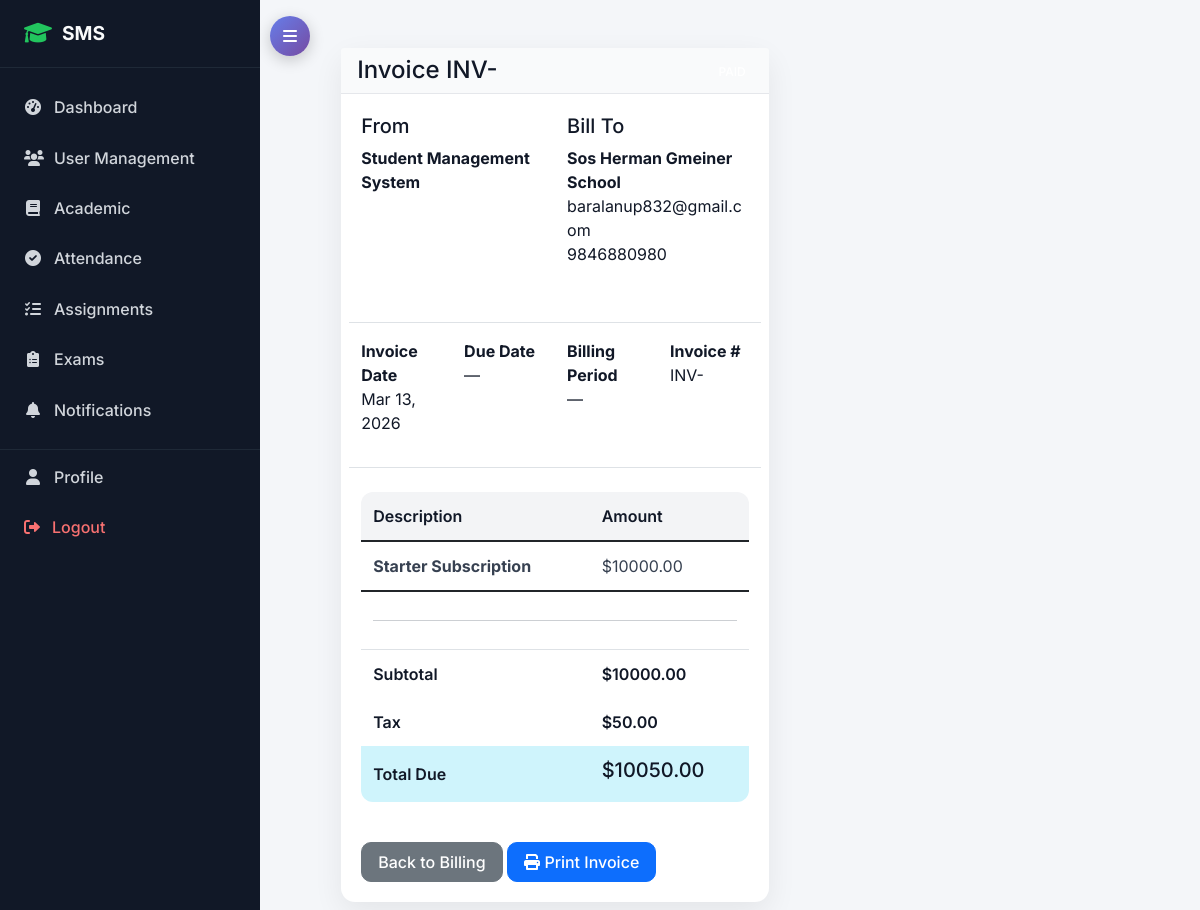
/billing/invoices/1/ (signed in), run on the app's committed database.
### saas/models.py (models this page shows, shortened)
class Invoice(models.Model):
    STATUS_CHOICES = (
        ('draft', 'Draft'),
        ('pending', 'Pending'),
        ('paid', 'Paid'),
        ('failed', 'Failed'),
        ('cancelled', 'Cancelled'),
    )
    organization = models.ForeignKey(Organization, on_delete=models.CASCADE, related_name='invoices')
    subscription = models.ForeignKey(Subscription, on_delete=models.SET_NULL, related_name='invoices', null=True, blank=True)
    invoice_number = models.CharField(max_length=50, unique=True)
    status = models.CharField(max_length=20, choices=STATUS_CHOICES, default='draft')
    amount = models.DecimalField(max_digits=10, decimal_places=2)
    tax = models.DecimalField(max_digits=10, decimal_places=2, default=Decimal('0.00'))
    total_amount = models.DecimalField(max_digits=10, decimal_places=2)
    issued_at = models.DateTimeField(default=timezone.now)
    due_date = models.DateField(blank=True, null=True)
    paid_at = models.DateTimeField(blank=True, null=True)
    billing_period_start = models.DateField(blank=True, null=True)
    billing_period_end = models.DateField(blank=True, null=True)
    description = models.TextField(blank=True)
    external_invoice_id = models.CharField(max_length=120, blank=True)
    created_at = models.DateTimeField(auto_now_add=True)
    updated_at = models.DateTimeField(auto_now=True)
    class Meta:
        ordering = ['-issued_at']
        unique_together = ('organization', 'invoice_number')

class Organization(models.Model):
    name = models.CharField(max_length=200)
    slug = models.SlugField(unique=True)
    subdomain = models.SlugField(unique=True, blank=True, null=True)
    contact_email = models.EmailField(blank=True)
    phone = models.CharField(max_length=20, blank=True)
    is_active = models.BooleanField(default=True)
    created_at = models.DateTimeField(auto_now_add=True)
    updated_at = models.DateTimeField(auto_now=True)
    class Meta:
        ordering = ['name']

class Subscription(models.Model):
    STATUS_CHOICES = (
        ('trial', 'Trial'),
        ('active', 'Active'),
        ('past_due', 'Past Due'),
        ('suspended', 'Suspended'),
        ('canceled', 'Canceled'),
    )
    organization = models.ForeignKey(Organization, on_delete=models.CASCADE, related_name='subscriptions')
    plan = models.ForeignKey(SubscriptionPlan, on_delete=models.PROTECT, related_name='subscriptions')
    status = models.CharField(max_length=20, choices=STATUS_CHOICES, default='trial')
    starts_at = models.DateTimeField(default=timezone.now)
    current_period_end = models.DateTimeField(blank=True, null=True)
    trial_ends_at = models.DateTimeField(blank=True, null=True)
    cancel_at_period_end = models.BooleanField(default=False)
    external_customer_id = models.CharField(max_length=120, blank=True)
    external_subscription_id = models.CharField(max_length=120, blank=True)
    created_at = models.DateTimeField(auto_now_add=True)
    updated_at = models.DateTimeField(auto_now=True)
    class Meta:
        ordering = ['-created_at']

class SubscriptionPlan(models.Model):
    BILLING_CYCLE_CHOICES = (
        ('monthly', 'Monthly'),
        ('yearly', 'Yearly'),
    )
    code = models.SlugField(unique=True)
    name = models.CharField(max_length=120)
    description = models.TextField(blank=True)
    billing_cycle = models.CharField(max_length=20, choices=BILLING_CYCLE_CHOICES, default='monthly')
    price = models.DecimalField(max_digits=10, decimal_places=2, default=Decimal('0.00'))
    trial_days = models.PositiveIntegerField(default=14)
    max_students = models.PositiveIntegerField(blank=True, null=True)
    max_teachers = models.PositiveIntegerField(blank=True, null=True)
    max_admins = models.PositiveIntegerField(blank=True, null=True)
    feature_flags = models.JSONField(default=dict, blank=True)
    is_active = models.BooleanField(default=True)
    created_at = models.DateTimeField(auto_now_add=True)
    updated_at = models.DateTimeField(auto_now=True)
    class Meta:
        ordering = ['price', 'name']

### saas/signup_views.py (the view)
# urls.py: path('invoices/<int:invoice_id>/', signup_views.invoice_detail, name='invoice_detail'),
@require_http_methods(['GET'])
def invoice_detail(request, invoice_id):
    from django.shortcuts import get_object_or_404
    from saas.models import Invoice
    if not request.user.is_authenticated:
        return redirect('accounts:login')
    invoice = get_object_or_404(Invoice, id=invoice_id, organization=request.user.organization)
    return render(request, 'saas/invoice_detail.html', {
        'invoice': invoice
    })

### accounts/auth_backend.py (called while the page is built)
    def get_user(self, user_id):
        try:
            db_alias = get_tenant_db()
            if db_alias and db_alias != 'default':
                return User.objects.using(db_alias).get(pk=user_id)
            return User.objects.get(pk=user_id)
        except User.DoesNotExist:
            return None

### saas/context_processors.py (called while the page is built)
def tenant_context(request):
    return {
        'current_organization': getattr(request, 'organization', None),
        'current_subscription': getattr(request, 'subscription', None),
    }

### saas/db_router.py (called while the page is built)
def set_tenant_db(organization_id=None):
    if organization_id:
        if isinstance(organization_id, str) and organization_id.startswith('tenant_'):
            _thread_locals.tenant_db = organization_id
        else:
            _thread_locals.tenant_db = f'tenant_{organization_id}'
    else:
        _thread_locals.tenant_db = 'default'

def get_tenant_db():
    return getattr(_thread_locals, 'tenant_db', 'default')

def clear_tenant_db():
    if hasattr(_thread_locals, 'tenant_db'):
        delattr(_thread_locals, 'tenant_db')

### saas/utils.py (called while the page is built)
def get_host_without_port(request):
    host = request.get_host().split(':', 1)[0].strip().lower()
    return host

def resolve_organization_from_request(request):
    host = get_host_without_port(request)
    organization = Organization.objects.filter(
        domains__domain__iexact=host,
        domains__is_active=True,
        is_active=True,
    ).distinct().first()
    if organization:
        return organization
    if host not in LOCAL_HOSTS:
        subdomain = host.split('.')[0]
        organization = Organization.objects.filter(subdomain=subdomain, is_active=True).first()
        if organization:
            return organization
    if settings.DEBUG and host in LOCAL_HOSTS:
        active_organizations = Organization.objects.filter(is_active=True).order_by('created_at')
        if active_organizations.count() == 1:
            return active_organizations.first()
    return None

def get_active_subscription(organization):
    if not organization:
        return None
    return organization.subscriptions.select_related('plan').order_by('-created_at').first()

### templates/saas/invoice_detail.html (shortened to what this page needs)
{% extends 'base.html' %}
{% block content %}
<div class="container mt-4">
    <div class="row justify-content-center">
        <div class="col-md-10">
            <div class="card">
                <div class="card-header d-flex justify-content-between align-items-center">
                    <h4 class="mb-0">Invoice INV-{{ invoice.invoice_number }}</h4>
                    <div>
                        {% if invoice.status == 'paid' %}
                            <span class="badge badge-success badge-lg">PAID</span>
                        {% elif invoice.status == 'pending' %}
                            <span class="badge badge-warning badge-lg">PENDING</span>
                        {% elif invoice.status == 'failed' %}
                            <span class="badge badge-danger badge-lg">FAILED</span>
                        {% else %}
                            <span class="badge badge-secondary badge-lg">{{ invoice.get_status_display|upper }}</span>
                        {% endif %}
                    </div>
                </div>
                <div class="card-body">
                    <div class="row mb-4">
                        <div class="col-md-6">
                            <h5>From</h5>
                            <p>
                                <strong>Student Management System</strong><br>
                            </p>
                        </div>
                        <div class="col-md-6">
                            <h5>Bill To</h5>
                            <p>
                                <strong>{{ invoice.organization.name }}</strong><br>
                                {{ invoice.organization.contact_email }}<br>
                                {% if invoice.organization.phone %}
                                    {{ invoice.organization.phone }}
                                {% endif %}
                            </p>
                        </div>
                    </div>
                    <div class="row mb-4 border-top border-bottom py-3">
                        <div class="col-md-3">
                            <strong>Invoice Date</strong><br>
                            {{ invoice.issued_at|date:'M d, Y' }}
                        </div>
                        <div class="col-md-3">
                            <strong>Due Date</strong><br>
                            {% if invoice.due_date %}
                                {{ invoice.due_date|date:'M d, Y' }}
                            {% else %}
                                —
                            {% endif %}
                        </div>
                        <div class="col-md-3">
                            <strong>Billing Period</strong><br>
                            {% if invoice.billing_period_start %}
                                {{ invoice.billing_period_start|date:'M d' }} - {{ invoice.billing_period_end|date:'M d, Y' }}
                            {% else %}
                                —
                            {% endif %}
                        </div>
                        <div class="col-md-3">
                            <strong>Invoice #</strong><br>
                            INV-{{ invoice.invoice_number }}
                        </div>
                    </div>
                    <div class="table-responsive mb-4">
                        <table class="table">
                            <thead>
                                <tr>
                                    <th>Description</th>
                                    <th class="text-right">Amount</th>
                                </tr>
                            </thead>
                            <tbody>
                                <tr>
                                    <td>
                                        <strong>{{ invoice.subscription.plan.name }} Subscription</strong><br>
                                    </td>
                                    <td class="text-right">${{ invoice.amount }}</td>
                                </tr>
                            </tbody>
                            <tfoot>
                                <tr>
                                    <td colspan="2">
                                        <hr>
                                    </td>
                                </tr>
                                <tr>
                                    <th>Subtotal</th>
                                    <th class="text-right">${{ invoice.amount }}</th>
                                </tr>
                                {% if invoice.tax %}
                                <tr>
                                    <th>Tax</th>
                                    <th class="text-right">${{ invoice.tax }}</th>
                                </tr>
                                {% endif %}
                                <tr class="table-info">
                                    <th>Total Due</th>
                                    <th class="text-right"><h5>${{ invoice.total_amount }}</h5></th>
                                </tr>
                            </tfoot>
                        </table>
                    </div>
                    <div class="mt-4">
                        <a href="{% url 'saas:dashboard' %}" class="btn btn-secondary">
                            Back to Billing
                        </a>
                        <button onclick="window.print()" class="btn btn-primary">
                            <i class="fas fa-print"></i> Print Invoice
                        </button>
                    </div>
                </div>
            </div>
        </div>
    </div>
</div>
{% endblock %}

### data on the page
Invoice: organization.name "Sos Herman Gmeiner School", organization.contact_email "baralanup832@gmail.com", organization.phone "9846880980", issued_at "Mar 13, 2026", subscription.plan.name "Starter", amount "10000.00", tax "50.00", total_amount "10050.00"
